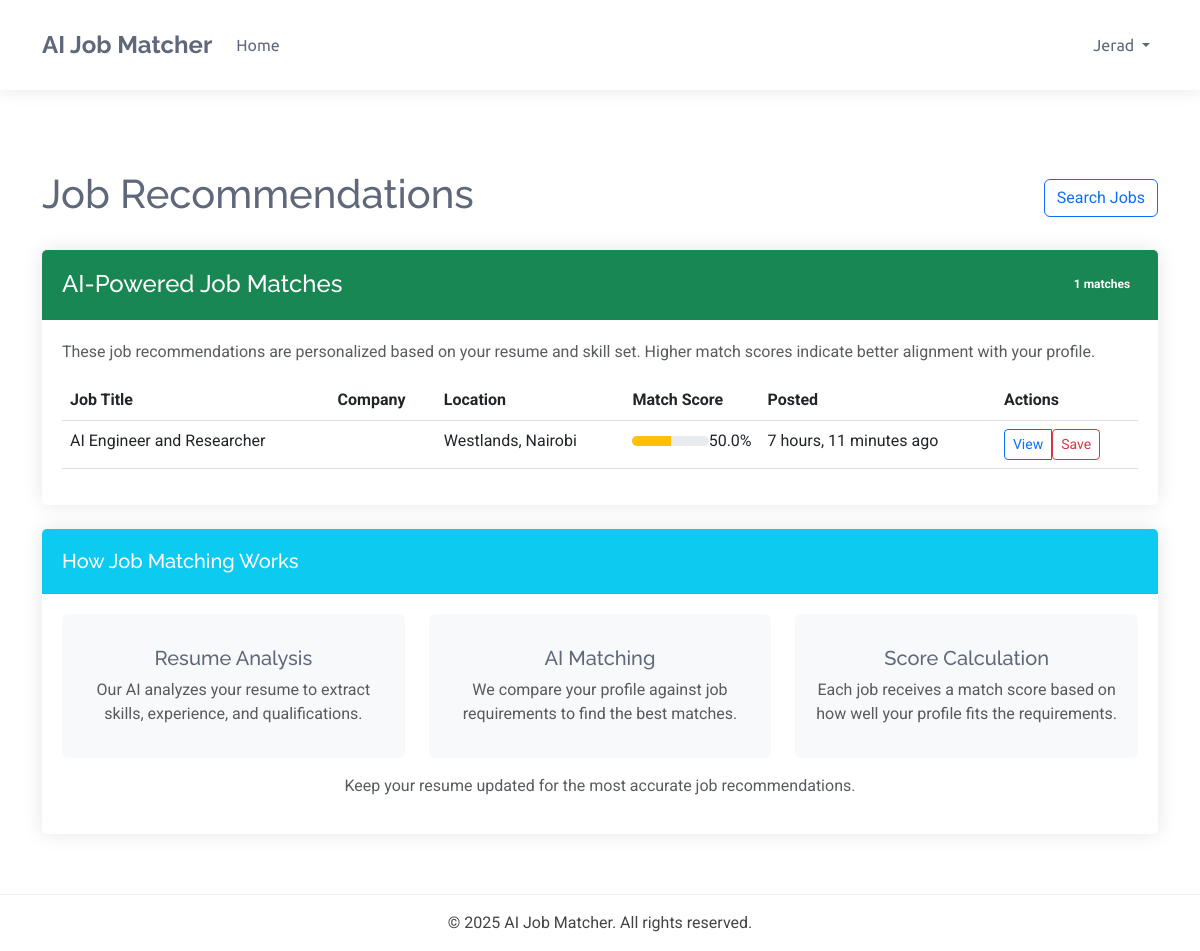
The page /candidate/jobs/recommendations/ (signed in) on the database its author committed.
### accounts/models.py (models this page shows, shortened)
class TrackingModel(models.Model):
    created_at = models.DateTimeField(auto_now_add=True)
    updated_at = models.DateTimeField(auto_now=True)
    class Meta:
        abstract = True
        ordering = ["-created_at"]

class User(AbstractBaseUser, TrackingModel):
    username_validator = UnicodeUsernameValidator()
    Role_choices = (
        ("Administrator", "Administrator"),
        ("Recruiter", "Recruiter"),
        ("Candidate", "Candidate")
    )
    Gender_choices = (
        ("Male", "Male"),
        ("Female", "Female"),
        ("Other", "Other")
    )
    username = models.CharField(
        _('username'),
        max_length=150,
        unique=True,
        validators=[username_validator],
        error_messages={
            'unique':_("A user with that username already exists."),
        },
    )
    phoneNumberRegex = RegexValidator(regex=r"^\+?1?\d{8,15}$")
    full_name = models.CharField(_('full name'),max_length=200)
    email = models.EmailField(_('email'), unique=True, error_messages={
        'unique': ('A user with email already exists.'),
    })
    gender = models.CharField(_("gender"), max_length=10, choices=Gender_choices)
    phone = PhoneNumberField(
        _('phone number'), unique=True,validators=[phoneNumberRegex],
        blank=True, null=True, max_length=27)
    country = models.CharField(_("country"), max_length=50,
                              blank=True, null=True)
    city = models.CharField(_("city"), max_length=50,
                              blank=True, null=True)
    role = models.CharField(_('Role'), max_length=17, choices=Role_choices, default="Client")
    is_active = models.BooleanField(_('active'), default=True)
    is_admin = models.BooleanField(_('admin'), default=False)
    is_staff = models.BooleanField(_("staff"), default=False)
    timestamp = models.DateTimeField(_("timestamp"), auto_now_add=True)
    objects = CustomManager()
    USERNAME_FIELD = 'email'
    REQUIRED_FIELDS = ['username',]
    @property
    def staff(self):
        return self.staff
    @property
    def active(self):
        return self.active
    @property
    def admin(self):
        return self.admin

### dashboards/models.py (models this page shows, shortened)
class BaseModel(models.Model):
    created_at = models.DateTimeField(auto_now_add=True)
    updated_at = models.DateTimeField(auto_now=True)
    class Meta:
        abstract = True

class JobPosting(BaseModel):
    STATUS_CHOICES = (
        ('active', 'Active'),
        ('filled', 'Filled'),
        ('expired', 'Expired'),
        ('draft', 'Draft'),
    )
    recruiter = models.ForeignKey(Recruiter, on_delete=models.CASCADE, related_name='job_postings')
    title = models.CharField(_('job title'), max_length=255)
    company_name = models.CharField(_('company name'), max_length=255)
    category = models.CharField(_('job category'), max_length=100)
    description = models.TextField(_('job description'))
    requirements = models.TextField(_('job requirements'))
    responsibilities = models.TextField(_('responsibilities'))
    location = models.CharField(_('location'), max_length=255)
    salary_min = models.DecimalField(_('minimum salary'), max_digits=12, decimal_places=2, null=True, blank=True)
    salary_max = models.DecimalField(_('maximum salary'), max_digits=12, decimal_places=2, null=True, blank=True)
    experience_required = models.PositiveIntegerField(_('experience required (years)'), default=0)
    education_level = models.CharField(_('education level'), max_length=100)
    employment_type = models.CharField(_('employment type'), max_length=50)
    status = models.CharField(_('status'), max_length=20, choices=STATUS_CHOICES, default='active')
    expiry_date = models.DateField(_('expiry date'), default=timezone.now)
    skills_required = models.TextField(_('skills required'))
    embedding_vector = models.BinaryField(_('job embedding vector'), null=True, blank=True)
    class Meta:
        ordering = ['-created_at']
        verbose_name = _('Job Posting')
        verbose_name_plural = _('Job Postings')

### candidate/views.py (the view)
# urls.py: path('jobs/recommendations/', views.job_recommendations, name='job_recommendations'),
@login_required
@user_passes_test(is_candidate)
def job_recommendations(request):
    try:
        candidate = request.user.candidate
    except Candidate.DoesNotExist:
        messages.error(request, "Candidate profile not found")
        return redirect('accounts:profile')
    try:
        resume = Resume.objects.get(candidate=candidate)
        if not resume.embedding_vector:
            messages.warning(request, "Your resume is still being processed. Please check back later.")
            return redirect('candidate:candidate_dashboard')
    except Resume.DoesNotExist:
        messages.error(request, "Please upload your resume first.")
        return redirect('candidate:upload_resume')
    job_matches = get_recommended_jobs(candidate)
    recommended_jobs = [{'job': job, 'match_score': round(score, 1)} for job, score in job_matches]
    saved_job_ids = SavedJob.objects.filter(candidate=candidate).values_list('job_id', flat=True)
    context = {
        'recommended_jobs': recommended_jobs,
        'saved_job_ids': list(saved_job_ids),  # convert QuerySet to list
    }
    return render(request, 'candidate/job_recommendations.html', context)

### templates/candidate/job_recommendations.html (shortened to what this page needs)
{% extends 'candidate/base.html' %}
{% load static %}
{% block content %}
<div class="container mt-4">
    <div class="d-flex justify-content-between align-items-center mb-4">
        <h1>Job Recommendations</h1>
        <a href="{% url 'candidate:job_search' %}" class="btn btn-outline-primary">
             Search Jobs
        </a>
    </div>
    <div class="card">
        <div class="card-header bg-success text-white">
            <div class="d-flex justify-content-between align-items-center">
                <h2 class="h4 mb-0">AI-Powered Job Matches</h2>
                <span class="badge badge-light">{{ recommended_jobs|length }} matches</span>
            </div>
        </div>
        <div class="card-body">
            {% if recommended_jobs %}
                <div class="mb-3">
                    <p class="text-muted">
                         These job recommendations are personalized based on your resume and skill set.
                        Higher match scores indicate better alignment with your profile.
                    </p>
                </div>
                <div class="table-responsive">
                    <table class="table table-hover">
                        <thead class="thead-light">
                            <tr>
                                <th>Job Title</th>
                                <th>Company</th>
                                <th>Location</th>
                                <th>Match Score</th>
                                <th>Posted</th>
                                <th>Actions</th>
                            </tr>
                        </thead>
                        <tbody>
                            {% for recommendation in recommended_jobs %}
                                <tr>
                                    <td>
                                        <a href="{% url 'candidate:job_detail' recommendation.job.id %}" class="font-weight-bold text-dark">
                                            {{ recommendation.job.title }}
                                        </a>
                                    </td>
                                    <td>{{ recommendation.job.company.name }}</td>
                                    <td> {{ recommendation.job.location }}</td>
                                    <td>
                                        <div class="d-flex align-items-center">
                                            <div class="progress flex-grow-1" style="height: 10px;">
                                                <div class="progress-bar bg-{% if recommendation.match_score >= 80 %}success{% elif recommendation.match_score >= 60 %}info{% elif recommendation.match_score >= 40 %}warning{% else %}danger{% endif %}"
                                                     role="progressbar"
                                                     style="width: {{ recommendation.match_score }}%;"
                                                     aria-valuenow="{{ recommendation.match_score }}"
                                                     aria-valuemin="0"
                                                     aria-valuemax="100"></div>
                                            </div>
                                            <span class="ml-2 font-weight-bold">{{ recommendation.match_score }}%</span>
                                        </div>
                                    </td>
                                    <td>{{ recommendation.job.created_at|timesince }} ago</td>
                                    <td>
                                        <div class="btn-group">
                                            <a href="{% url 'candidate:job_detail' recommendation.job.id %}" class="btn btn-sm btn-outline-primary">
                                                 View
                                            </a>
                                            {% if recommendation.job in user.candidate.saved_jobs.all %}
                                                <form method="post" action="{% url 'candidate:toggle_save_job' recommendation.job.id %}">
                                                    {% csrf_token %}
                                                    <button type="submit" class="btn btn-sm btn-danger">
                                                        <i class="fas fa-heart"></i> Saved
                                                    </button>
                                                </form>
                                            {% else %}
                                                <form method="post" action="{% url 'candidate:toggle_save_job' recommendation.job.id %}">
                                                    <button type="submit" class="btn btn-sm btn-outline-danger">
                                                         Save
                                                    </button>
                                                </form>
                                            {% endif %}
                                        </div>
                                    </td>
                                </tr>
                            {% endfor %}
                        </tbody>
                    </table>
                </div>
            {% endif %}
        </div>
    </div>
    <div class="card mt-4">
        <div class="card-header bg-info text-white">
            <h3 class="h5 mb-0">How Job Matching Works</h3>
        </div>
        <div class="card-body">
            <div class="row">
                <div class="col-md-4 text-center mb-3 mb-md-0">
                    <div class="bg-light p-3 rounded h-100 d-flex flex-column justify-content-center">
                        <h5>Resume Analysis</h5>
                        <p class="text-muted">Our AI analyzes your resume to extract skills, experience, and qualifications.</p>
                    </div>
                </div>
                <div class="col-md-4 text-center mb-3 mb-md-0">
                    <div class="bg-light p-3 rounded h-100 d-flex flex-column justify-content-center">
                        <h5>AI Matching</h5>
                        <p class="text-muted">We compare your profile against job requirements to find the best matches.</p>
                    </div>
                </div>
                <div class="col-md-4 text-center">
                    <div class="bg-light p-3 rounded h-100 d-flex flex-column justify-content-center">
                        <h5>Score Calculation</h5>
                        <p class="text-muted">Each job receives a match score based on how well your profile fits the requirements.</p>
                    </div>
                </div>
            </div>
            <div class="mt-3 text-center">
                <p class="text-muted">Keep your resume updated for the most accurate job recommendations.</p>
            </div>
        </div>
    </div>
</div>
{% endblock %}

### templates/candidate/base.html (shortened to what this page needs)
<!DOCTYPE html>
<html lang="en">
<head>
    <link href="https://cdn.jsdelivr.net/npm/bootstrap@5.3.0-alpha1/dist/css/bootstrap.min.css" rel="stylesheet">
</head>
<body>
    <nav class="navbar navbar-expand-lg">
        <div class="container">
            <a class="navbar-brand" href="/">AI Job Matcher</a>
            <div class="collapse navbar-collapse" id="navbarNav">
                <ul class="navbar-nav me-auto">
                    <li class="nav-item">
                        <a class="nav-link" href="{% url 'accounts:home' %}">Home</a>
                    </li>
                </ul>
                <ul class="navbar-nav">
                    {% if user.is_authenticated %}
                        <li class="nav-item dropdown">
                            <a class="nav-link dropdown-toggle" href="#" id="navbarDropdown" role="button" data-bs-toggle="dropdown" aria-expanded="false">
                                {{ user.username }}
                            </a>
                        </li>
                    {% endif %}
                </ul>
            </div>
        </div>
    </nav>
    <div class="container main-content">
        {% block content %}{% endblock %}
    </div>
    <footer class="text-center py-3">
        <div class="container">
            <p class="mb-0">&copy; {% now "Y" %} AI Job Matcher. All rights reserved.</p>
        </div>
    </footer>
</body>
</html>

### rows shown on the page
User: username "Jerad"
JobPosting: job "AI Engineer and Researcher", job.location "Westlands, Nairobi", match_score "50.0", job.created_at "7 hours, 11 minutes"

### other values the page prints
{{ recommended_jobs|length }} "1"
